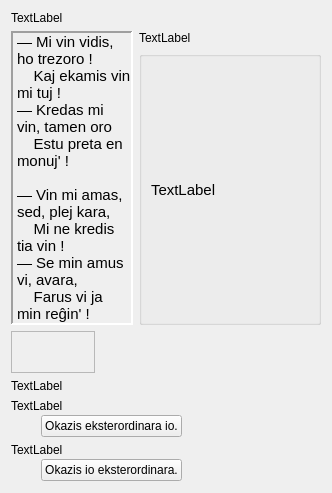
     <widget class="QWidget" name="tab_8">
      <attribute name="icon">
       <iconset resource="ikonoj.qrc">
        <normaloff>:/ikonoj/parolo.png</normaloff>:/ikonoj/parolo.png</iconset>
      </attribute>
      <attribute name="title">
       <string>11</string>
      </attribute>
      <layout class="QVBoxLayout" name="verticalLayout_19" stretch="0,1,0,0,0,0,1">
       <item>
        <widget class="QLabel" name="Lec09_Label27">
         <property name="text">
          <string>TextLabel</string>
         </property>
         <property name="wordWrap">
          <bool>true</bool>
         </property>
        </widget>
       </item>
       <item>
        <layout class="QHBoxLayout" name="horizontalLayout_36" stretch="2,3">
         <item>
          <widget class="QLabel" name="Memo1_Lec09">
           <property name="sizePolicy">
            <sizepolicy hsizetype="Preferred" vsizetype="Preferred">
             <horstretch>0</horstretch>
             <verstretch>0</verstretch>
            </sizepolicy>
           </property>
           <property name="font">
            <font>
             <pointsize>11</pointsize>
            </font>
           </property>
           <property name="frameShape">
            <enum>QFrame::Panel</enum>
           </property>
           <property name="frameShadow">
            <enum>QFrame::Sunken</enum>
           </property>
           <property name="lineWidth">
            <number>2</number>
           </property>
           <property name="text">
            <string>— Mi vin vidis, ho trezoro ! 
    Kaj ekamis vin mi tuj !
— Kredas mi vin, tamen oro
    Estu preta en monuj' !

— Vin mi amas, sed, plej kara,
    Mi ne kredis tia vin !
— Se min amus vi, avara,
    Farus vi ja min reĝin' !</string>
           </property>
           <property name="wordWrap">
            <bool>true</bool>
           </property>
           <property name="margin">
            <number>0</number>
           </property>
           <property name="tipo" stdset="0">
            <string>teksta</string>
           </property>
           <property name="lingvo" stdset="0">
            <string>eo</string>
           </property>
          </widget>
         </item>
         <item>
          <layout class="QVBoxLayout" name="verticalLayout_18">
           <item>
            <widget class="QLabel" name="Lec09_Label92">
             <property name="sizePolicy">
              <sizepolicy hsizetype="Preferred" vsizetype="Maximum">
               <horstretch>0</horstretch>
               <verstretch>0</verstretch>
              </sizepolicy>
             </property>
             <property name="text">
              <string>TextLabel</string>
             </property>
             <property name="alignment">
              <set>Qt::AlignBottom|Qt::AlignLeading|Qt::AlignLeft</set>
             </property>
            </widget>
           </item>
           <item>
            <widget class="QGroupBox" name="groupBox_2">
             <property name="sizePolicy">
              <sizepolicy hsizetype="Preferred" vsizetype="Preferred">
               <horstretch>0</horstretch>
               <verstretch>0</verstretch>
              </sizepolicy>
             </property>
             <property name="title">
              <string/>
             </property>
             <layout class="QVBoxLayout" name="verticalLayout_8">
              <item>
               <widget class="QLabel" name="Lec09_Label37">
                <property name="sizePolicy">
                 <sizepolicy hsizetype="Preferred" vsizetype="Preferred">
                  <horstretch>0</horstretch>
                  <verstretch>0</verstretch>
                 </sizepolicy>
                </property>
                <property name="font">
                 <font>
                  <pointsize>11</pointsize>
                 </font>
                </property>
                <property name="frameShape">
                 <enum>QFrame::NoFrame</enum>
                </property>
                <property name="frameShadow">
                 <enum>QFrame::Raised</enum>
                </property>
                <property name="lineWidth">
                 <number>1</number>
                </property>
                <property name="text">
                 <string>TextLabel</string>
                </property>
                <property name="wordWrap">
                 <bool>true</bool>
                </property>
                <property name="margin">
                 <number>0</number>
                </property>
               </widget>
              </item>
             </layout>
            </widget>
           </item>
          </layout>
         </item>
        </layout>
       </item>
       <item>
        <widget class="mp3ludilo" name="Lec09_memo1">
         <property name="sizePolicy">
          <sizepolicy hsizetype="Fixed" vsizetype="Fixed">
           <horstretch>0</horstretch>
           <verstretch>0</verstretch>
          </sizepolicy>
         </property>
         <property name="minimumSize">
          <size>
           <width>84</width>
           <height>42</height>
          </size>
         </property>
         <property name="maximumSize">
          <size>
           <width>16777215</width>
           <height>16777215</height>
          </size>
         </property>
         <property name="frameShape">
          <enum>QFrame::StyledPanel</enum>
         </property>
         <property name="frameShadow">
          <enum>QFrame::Plain</enum>
         </property>
        </widget>
       </item>
       <item>
        <widget class="QLabel" name="Lec09_Label3">
         <property name="text">
          <string>TextLabel</string>
         </property>
         <property name="wordWrap">
          <bool>true</bool>
         </property>
        </widget>
       </item>
       <item>
        <layout class="QVBoxLayout" name="verticalLayout_25">
         <property name="spacing">
          <number>2</number>
         </property>
         <item>
          <widget class="QLabel" name="Lec09_Label28">
           <property name="text">
            <string>TextLabel</string>
           </property>
          </widget>
         </item>
         <item>
          <layout class="QHBoxLayout" name="horizontalLayout_35">
           <item>
            <spacer name="horizontalSpacer">
             <property name="orientation">
              <enum>Qt::Horizontal</enum>
             </property>
             <property name="sizeType">
              <enum>QSizePolicy::Fixed</enum>
             </property>
             <property name="sizeHint" stdset="0">
              <size>
               <width>30</width>
               <height>20</height>
              </size>
             </property>
            </spacer>
           </item>
           <item>
            <widget class="neklakebla" name="pushButton_26">
             <property name="sizePolicy">
              <sizepolicy hsizetype="Maximum" vsizetype="Maximum">
               <horstretch>0</horstretch>
               <verstretch>0</verstretch>
              </sizepolicy>
             </property>
             <property name="text">
              <string>Okazis eksterordinara io.</string>
             </property>
            </widget>
           </item>
           <item>
            <spacer name="horizontalSpacer_3">
             <property name="orientation">
              <enum>Qt::Horizontal</enum>
             </property>
             <property name="sizeHint" stdset="0">
              <size>
               <width>40</width>
               <height>20</height>
              </size>
             </property>
            </spacer>
           </item>
          </layout>
         </item>
        </layout>
       </item>
       <item>
        <layout class="QVBoxLayout" name="verticalLayout_26">
         <property name="spacing">
          <number>2</number>
         </property>
         <item>
          <widget class="QLabel" name="Lec09_Label29">
           <property name="text">
            <string>TextLabel</string>
           </property>
          </widget>
         </item>
         <item>
          <layout class="QHBoxLayout" name="horizontalLayout_34">
           <item>
            <spacer name="horizontalSpacer_2">
             <property name="orientation">
              <enum>Qt::Horizontal</enum>
             </property>
             <property name="sizeType">
              <enum>QSizePolicy::Fixed</enum>
             </property>
             <property name="sizeHint" stdset="0">
              <size>
               <width>30</width>
               <height>20</height>
              </size>
             </property>
            </spacer>
           </item>
           <item>
            <widget class="neklakebla" name="pushButton_27">
             <property name="sizePolicy">
              <sizepolicy hsizetype="Maximum" vsizetype="Maximum">
               <horstretch>0</horstretch>
               <verstretch>0</verstretch>
              </sizepolicy>
             </property>
             <property name="text">
              <string>Okazis io eksterordinara.</string>
             </property>
            </widget>
           </item>
           <item>
            <spacer name="horizontalSpacer_4">
             <property name="orientation">
              <enum>Qt::Horizontal</enum>
             </property>
             <property name="sizeHint" stdset="0">
              <size>
               <width>40</width>
               <height>20</height>
              </size>
             </property>
            </spacer>
           </item>
          </layout>
         </item>
        </layout>
       </item>
       <item>
        <spacer name="verticalSpacer_20">
         <property name="orientation">
          <enum>Qt::Vertical</enum>
         </property>
         <property name="sizeHint" stdset="0">
          <size>
           <width>20</width>
           <height>1</height>
          </size>
         </property>
        </spacer>
       </item>
      </layout>
     </widget>
